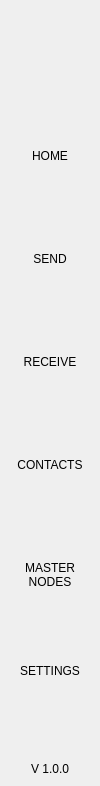
<?xml version="1.0" encoding="UTF-8"?>
<ui version="4.0">
 <class>NavMenuWidget</class>
 <widget class="QWidget" name="NavMenuWidget">
  <property name="geometry">
   <rect>
    <x>0</x>
    <y>0</y>
    <width>100</width>
    <height>786</height>
   </rect>
  </property>
  <property name="windowTitle">
   <string>Form</string>
  </property>
  <property name="styleSheet">
   <string notr="true">padding:0px;
border:none;
margin:0px;</string>
  </property>
  <layout class="QVBoxLayout" name="verticalLayout">
   <property name="spacing">
    <number>0</number>
   </property>
   <property name="leftMargin">
    <number>0</number>
   </property>
   <property name="topMargin">
    <number>0</number>
   </property>
   <property name="rightMargin">
    <number>0</number>
   </property>
   <property name="bottomMargin">
    <number>0</number>
   </property>
   <item>
    <widget class="QWidget" name="navContainer_2" native="true">
     <layout class="QVBoxLayout" name="navContainer" stretch="0,0,0,0">
      <property name="spacing">
       <number>0</number>
      </property>
      <property name="leftMargin">
       <number>0</number>
      </property>
      <property name="topMargin">
       <number>0</number>
      </property>
      <property name="rightMargin">
       <number>0</number>
      </property>
      <property name="bottomMargin">
       <number>10</number>
      </property>
      <item>
       <widget class="QPushButton" name="imgLogo">
        <property name="minimumSize">
         <size>
          <width>0</width>
          <height>100</height>
         </size>
        </property>
        <property name="focusPolicy">
         <enum>Qt::NoFocus</enum>
        </property>
        <property name="text">
         <string/>
        </property>
        <property name="iconSize">
         <size>
          <width>80</width>
          <height>80</height>
         </size>
        </property>
       </widget>
      </item>
      <item>
       <widget class="QScrollArea" name="scrollAreaNav">
        <property name="sizePolicy">
         <sizepolicy hsizetype="Expanding" vsizetype="Expanding">
          <horstretch>0</horstretch>
          <verstretch>0</verstretch>
         </sizepolicy>
        </property>
        <property name="minimumSize">
         <size>
          <width>0</width>
          <height>0</height>
         </size>
        </property>
        <property name="styleSheet">
         <string notr="true">QScrollBar {
height:0px;
 width:0px;
}

#scrollAreaNav{
background-color:transparent;
}</string>
        </property>
        <property name="horizontalScrollBarPolicy">
         <enum>Qt::ScrollBarAlwaysOff</enum>
        </property>
        <property name="sizeAdjustPolicy">
         <enum>QAbstractScrollArea::AdjustToContents</enum>
        </property>
        <property name="widgetResizable">
         <bool>true</bool>
        </property>
        <property name="alignment">
         <set>Qt::AlignLeading|Qt::AlignLeft|Qt::AlignTop</set>
        </property>
        <widget class="QWidget" name="scrollAreaNavVert">
         <property name="geometry">
          <rect>
           <x>0</x>
           <y>0</y>
           <width>100</width>
           <height>640</height>
          </rect>
         </property>
         <property name="sizePolicy">
          <sizepolicy hsizetype="Preferred" vsizetype="Expanding">
           <horstretch>0</horstretch>
           <verstretch>0</verstretch>
          </sizepolicy>
         </property>
         <property name="minimumSize">
          <size>
           <width>0</width>
           <height>0</height>
          </size>
         </property>
         <property name="autoFillBackground">
          <bool>false</bool>
         </property>
         <property name="styleSheet">
          <string notr="true">#scrollAreaNavVert{
background-color:transparent;
}</string>
         </property>
         <layout class="QVBoxLayout" name="verticalLayout_3">
          <property name="spacing">
           <number>0</number>
          </property>
          <property name="sizeConstraint">
           <enum>QLayout::SetDefaultConstraint</enum>
          </property>
          <property name="leftMargin">
           <number>0</number>
          </property>
          <property name="topMargin">
           <number>0</number>
          </property>
          <property name="rightMargin">
           <number>0</number>
          </property>
          <property name="bottomMargin">
           <number>0</number>
          </property>
          <item>
           <widget class="QToolButton" name="btnDashboard">
            <property name="minimumSize">
             <size>
              <width>100</width>
              <height>80</height>
             </size>
            </property>
            <property name="text">
             <string>HOME
</string>
            </property>
            <property name="iconSize">
             <size>
              <width>32</width>
              <height>32</height>
             </size>
            </property>
            <property name="checkable">
             <bool>true</bool>
            </property>
            <property name="checked">
             <bool>true</bool>
            </property>
            <property name="autoExclusive">
             <bool>true</bool>
            </property>
           </widget>
          </item>
          <item>
           <widget class="QToolButton" name="btnSend">
            <property name="minimumSize">
             <size>
              <width>100</width>
              <height>80</height>
             </size>
            </property>
            <property name="text">
             <string>SEND
</string>
            </property>
            <property name="iconSize">
             <size>
              <width>32</width>
              <height>32</height>
             </size>
            </property>
            <property name="checkable">
             <bool>true</bool>
            </property>
            <property name="autoExclusive">
             <bool>true</bool>
            </property>
           </widget>
          </item>
          <item>
           <widget class="QToolButton" name="btnReceive">
            <property name="minimumSize">
             <size>
              <width>100</width>
              <height>80</height>
             </size>
            </property>
            <property name="text">
             <string>RECEIVE
</string>
            </property>
            <property name="checkable">
             <bool>true</bool>
            </property>
            <property name="autoExclusive">
             <bool>true</bool>
            </property>
           </widget>
          </item>
          <item>
           <widget class="QToolButton" name="btnAddress">
            <property name="minimumSize">
             <size>
              <width>100</width>
              <height>80</height>
             </size>
            </property>
            <property name="text">
             <string>CONTACTS
</string>
            </property>
            <property name="iconSize">
             <size>
              <width>32</width>
              <height>32</height>
             </size>
            </property>
            <property name="checkable">
             <bool>true</bool>
            </property>
            <property name="autoExclusive">
             <bool>true</bool>
            </property>
           </widget>
          </item>
          <item>
           <widget class="QToolButton" name="btnMaster">
            <property name="minimumSize">
             <size>
              <width>100</width>
              <height>80</height>
             </size>
            </property>
            <property name="text">
             <string>MASTER
NODES</string>
            </property>
            <property name="iconSize">
             <size>
              <width>32</width>
              <height>32</height>
             </size>
            </property>
            <property name="checkable">
             <bool>true</bool>
            </property>
            <property name="autoExclusive">
             <bool>true</bool>
            </property>
           </widget>
          </item>
          <item>
           <widget class="QToolButton" name="btnSettings">
            <property name="minimumSize">
             <size>
              <width>100</width>
              <height>80</height>
             </size>
            </property>
            <property name="text">
             <string>SETTINGS
</string>
            </property>
            <property name="iconSize">
             <size>
              <width>32</width>
              <height>32</height>
             </size>
            </property>
            <property name="checkable">
             <bool>true</bool>
            </property>
            <property name="autoExclusive">
             <bool>true</bool>
            </property>
           </widget>
          </item>
         </layout>
        </widget>
       </widget>
      </item>
      <item>
       <spacer name="verticalSpacer">
        <property name="orientation">
         <enum>Qt::Vertical</enum>
        </property>
        <property name="sizeType">
         <enum>QSizePolicy::Minimum</enum>
        </property>
        <property name="sizeHint" stdset="0">
         <size>
          <width>20</width>
          <height>20</height>
         </size>
        </property>
       </spacer>
      </item>
      <item alignment="Qt::AlignHCenter">
       <widget class="QLabel" name="labelVersion">
        <property name="maximumSize">
         <size>
          <width>16777215</width>
          <height>60</height>
         </size>
        </property>
        <property name="text">
         <string>V 1.0.0</string>
        </property>
        <property name="alignment">
         <set>Qt::AlignBottom|Qt::AlignHCenter</set>
        </property>
       </widget>
      </item>
     </layout>
    </widget>
   </item>
  </layout>
 </widget>
 <resources/>
 <connections/>
</ui>
